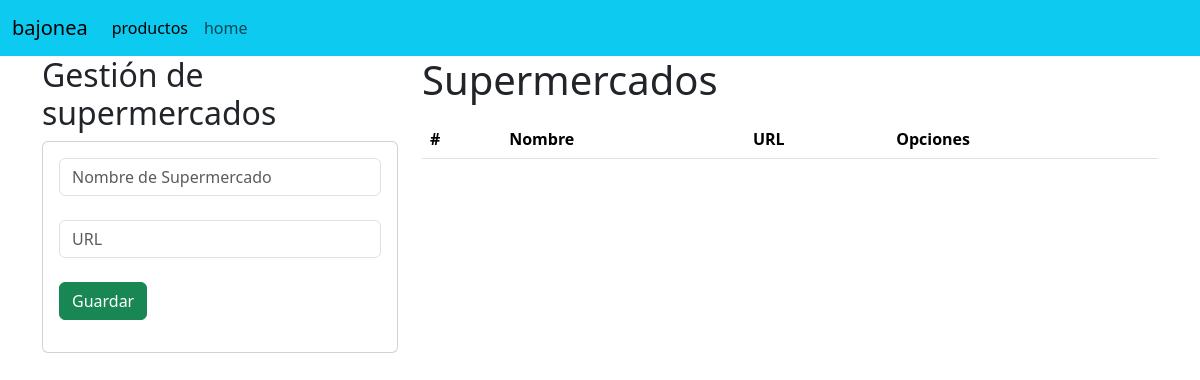
Page /supermercados/ on the earlier database version.
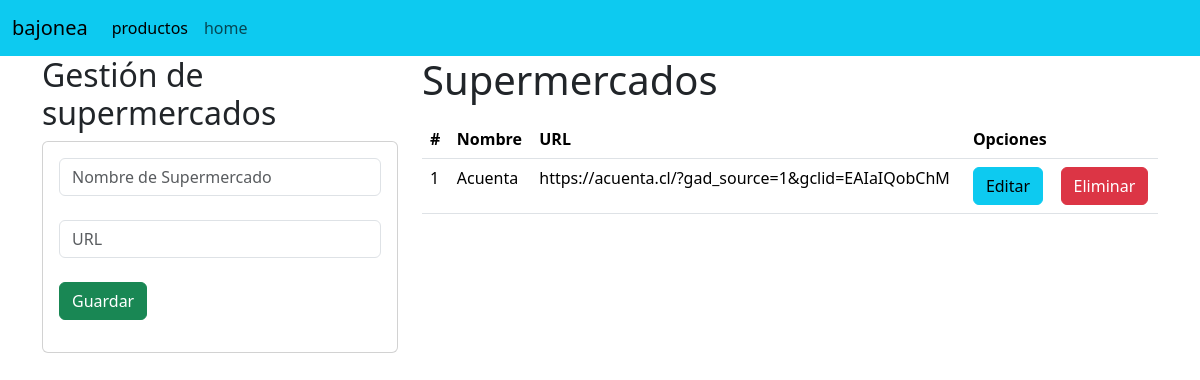
Same page on the later database version.
### usuario/models.py (models this page shows, shortened)
class Supermercado(models.Model):
    ID_Supermercado = models.PositiveIntegerField(primary_key=True, unique=True, verbose_name='ID')
    Nombre_tienda = models.CharField(max_length=50, unique=True)
    URL = models.CharField(max_length=50, unique=True)

### usuario/views.py (the view)
# urls.py: path('supermercados/', SupermercadoListView.as_view(), name='supermercado_list'),
class SupermercadoListView(ListView):
    model = Supermercado
    template_name = 'supermercado/supermercado_list.html'
    context_object_name = 'supermercados'

### usuario/templates/supermercado/supermercado_list.html (shortened to what this page needs)
{% extends "usuario/base.html" %}
{% block body %}
<div class="row">
    <div class="col-sm-12 col-md-6 col-lg-4 col-xl-4">
        <h2>Gestión de supermercados</h2>
        <div class="card">
            <div class="card-body">
                <form action="{% url 'supermercado_create' %}" method="POST">{% csrf_token %}
                    <div class="form-group">
                        <input type="text" id="Nombre_tienda" name="Nombre_tienda" class="form-control" placeholder="Nombre de Supermercado" minlength="1" maxlength="50" required>
                    </div>
                    <br>
                    <div class="form-group">
                        <input type="text" id="URL" name="URL" class="form-control" placeholder="URL" minlength="1" maxlength="50" required>
                    </div>
                    <br>
                    <div class="form-group">
                        <button type="submit" class="btn btn-success btn-block text-white">Guardar</button>
                    </div>
                </form>
            </div>
        </div>
    </div>
    <div class="col-sm-12 col-md-6 col-lg-8 col-xl-8">
        <h1>Supermercados</h1>
        <div class="table-responsive py-2">
            <table class="table table-responsive">
                <thead>
                    <tr>
                        <th>#</th>
                        <th>Nombre</th>
                        <th>URL</th>
                        <th colspan="2">Opciones</th>
                    </tr>
                </thead>
                <tbody>
                    {% for s in supermercados %}
                    <tr>
                        <td>{{ forloop.counter }}</td>
                        <td>{{ s.Nombre_tienda }}</td>
                        <td>{{ s.URL }}</td>
                        <td><a href="{% url 'supermercado_update' s.pk %}" class="btn btn-info">Editar</a></td>
                        <td><a href="{% url 'supermercado_delete' s.pk %}" class="btn btn-danger btnEliminacion">Eliminar</a></td>
                    </tr>
                    {% endfor %}
                </tbody>
            </table>
        </div>
    </div>
</div>
{% endblock %}

Differences in the rows shown:
added Supermercado: Nombre_tienda "Acuenta", URL "https://acuenta.cl/?gad_source=1&gclid=EAIaIQobChM"
